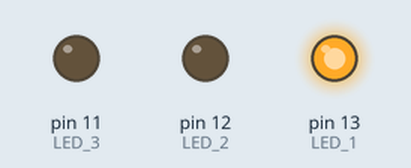
The sketch below on a simulated Arduino Uno, built with avr-gcc and run on an emulated ATmega328P. On the bench: output pins drawn as LEDs (lit = HIGH).

Above: at 0.2 s.
At 1.12 s:
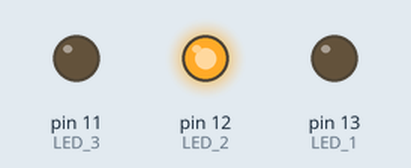
At 2.5 s:
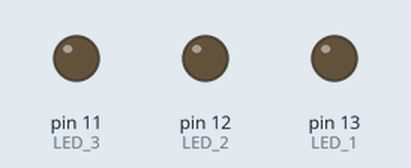
At 3.31 s:
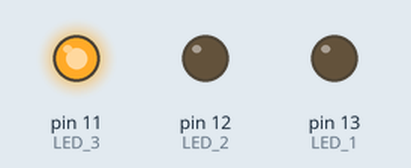
Timing chart, 0 to 4.0 s (numbered marks = the images above):
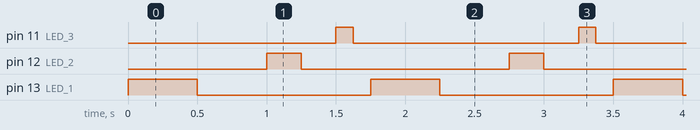

The sketch:

test-multi-blink.ino
```cpp
// Test code for dynamic GPIO simulation with multiple pins
// This code demonstrates multiple LEDs blinking at different rates

void setup() {
  pinMode(13, OUTPUT);   // LED 1
  pinMode(12, OUTPUT);   // LED 2
  pinMode(11, OUTPUT);   // LED 3
}

void loop() {
  // Blink pin 13 (1 second intervals)
  digitalWrite(13, HIGH);
  delay(500);
  digitalWrite(13, LOW);
  delay(500);

  // Blink pin 12 (0.5 second intervals)
  digitalWrite(12, HIGH);
  delay(250);
  digitalWrite(12, LOW);
  delay(250);

  // Blink pin 11 (0.25 second intervals)
  digitalWrite(11, HIGH);
  delay(125);
  digitalWrite(11, LOW);
  delay(125);
}
```

Measured:
- by itself, pin 11 (LED_3): alternates HIGH for 0.13 s and LOW for 1.6 s
- by itself, pin 12 (LED_2): alternates HIGH for 0.25 s and LOW for 1.5 s
- by itself, pin 13 (LED_1): alternates HIGH for 0.50 s and LOW for 1.3 s
